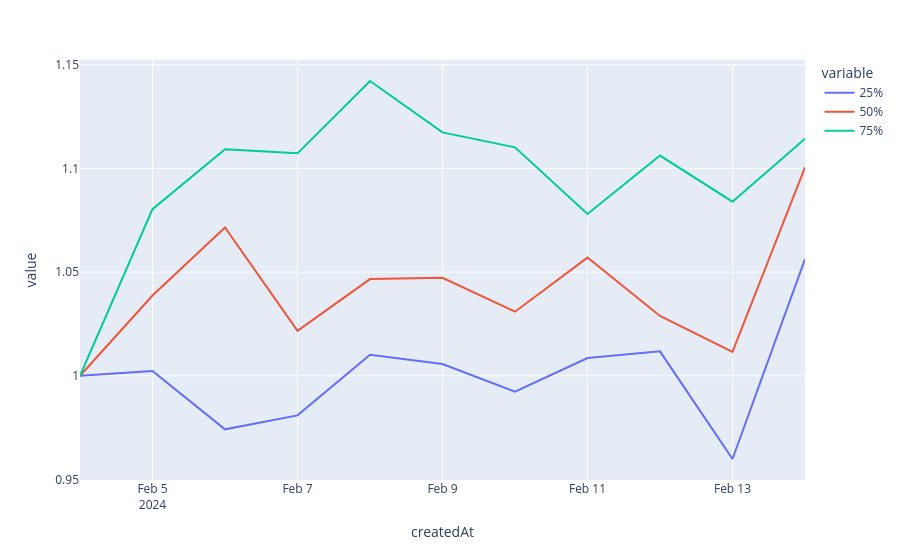

This figure's notebook cell:
### Code cell
px.line(find_alldays_presses_piv.describe().T.reset_index(),
        x='createdAt', y=['25%','50%','75%']).show()

### Figure 1 — Plotly figure (JSON) as saved in the notebook; plotly's stock layout.template omitted (floating-point values rounded to 4 significant figures)
{"data": [{"hovertemplate": "variable=25%<br>createdAt=%{x}<br>value=%{y}<extra></extra>", "legendgroup": "25%", "line": {"color": "#636efa", "dash": "solid"}, "marker": {"symbol": "circle"}, "mode": "lines", "name": "25%", "orientation": "v", "showlegend": true, "type": "scatter", "x": ["2024-02-04", "2024-02-05", "2024-02-06", "2024-02-07", "2024-02-08", "2024-02-09", "2024-02-10", "2024-02-11", "2024-02-12", "2024-02-13", "2024-02-14"], "xaxis": "x", "y": [1, 1.002, 0.9742, 0.9809, 1.01, 1.006, 0.9924, 1.009, 1.012, 0.9599, 1.056], "yaxis": "y"}, {"hovertemplate": "variable=50%<br>createdAt=%{x}<br>value=%{y}<extra></extra>", "legendgroup": "50%", "line": {"color": "#EF553B", "dash": "solid"}, "marker": {"symbol": "circle"}, "mode": "lines", "name": "50%", "orientation": "v", "showlegend": true, "type": "scatter", "x": ["2024-02-04", "2024-02-05", "2024-02-06", "2024-02-07", "2024-02-08", "2024-02-09", "2024-02-10", "2024-02-11", "2024-02-12", "2024-02-13", "2024-02-14"], "xaxis": "x", "y": [1, 1.039, 1.072, 1.022, 1.047, 1.047, 1.031, 1.057, 1.029, 1.012, 1.101], "yaxis": "y"}, {"hovertemplate": "variable=75%<br>createdAt=%{x}<br>value=%{y}<extra></extra>", "legendgroup": "75%", "line": {"color": "#00cc96", "dash": "solid"}, "marker": {"symbol": "circle"}, "mode": "lines", "name": "75%", "orientation": "v", "showlegend": true, "type": "scatter", "x": ["2024-02-04", "2024-02-05", "2024-02-06", "2024-02-07", "2024-02-08", "2024-02-09", "2024-02-10", "2024-02-11", "2024-02-12", "2024-02-13", "2024-02-14"], "xaxis": "x", "y": [1, 1.08, 1.109, 1.107, 1.142, 1.117, 1.11, 1.078, 1.106, 1.084, 1.114], "yaxis": "y"}], "layout": {"autosize": true, "legend": {"title": {"text": "variable"}, "tracegroupgap": 0}, "margin": {"t": 60}, "xaxis": {"anchor": "y", "autorange": true, "domain": [0, 1], "range": ["2024-02-04", "2024-02-14"], "title": {"text": "createdAt"}, "type": "date"}, "yaxis": {"anchor": "x", "autorange": true, "domain": [0, 1], "range": [0.9498, 1.152], "title": {"text": "value"}, "type": "linear"}}}
